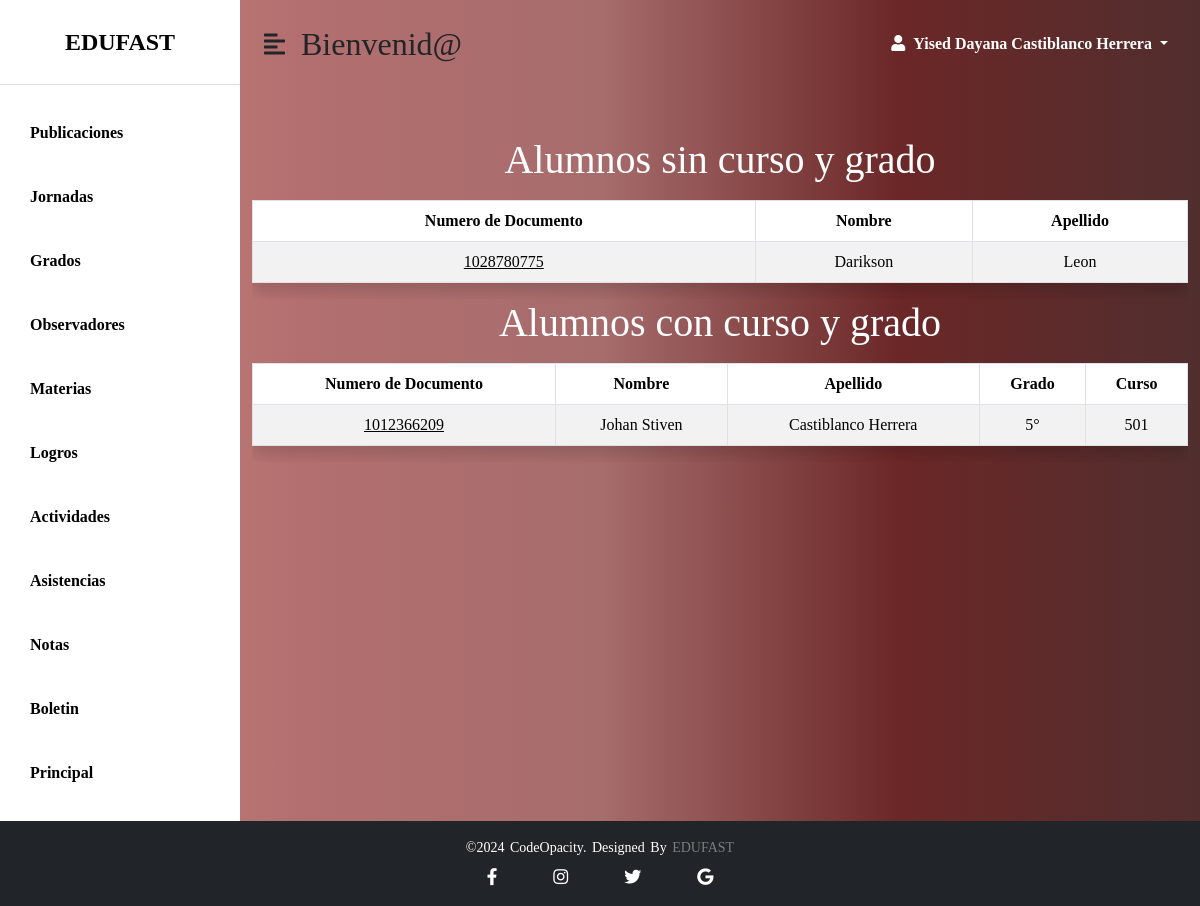
The app's page /cordinador/observador/vistas/alumnos.php (signed in) with its own data.
### tables this page shows
CREATE TABLE `registro` (
  `num_doc` int(11) NOT NULL,
  `tipo_doc` char(15) DEFAULT NULL,
  `foto_perfil` longblob DEFAULT NULL,
  `nombres` char(45) DEFAULT NULL,
  `apellidos` char(45) DEFAULT NULL,
  `celular` char(12) DEFAULT NULL,
  `telefono` char(15) DEFAULT NULL,
  `direccion` char(45) DEFAULT NULL,
  `correo` char(45) DEFAULT NULL,
  `pass` char(200) DEFAULT NULL,
  `rol_id_rol` int(11) NOT NULL,
  `jornada_id_jornada` int(11) NOT NULL
);

CREATE TABLE `estudiante` (
  `id_estudiante` int(11) NOT NULL,
  `sexo` char(10) DEFAULT NULL,
  `fecha_nacimiento` date DEFAULT NULL,
  `Eps` varchar(45) DEFAULT NULL,
  `RH` char(10) DEFAULT NULL,
  `NIvel_educativo` char(45) DEFAULT NULL,
  `grado_cursado` char(15) NOT NULL,
  `Estado` char(25) DEFAULT NULL,
  `registro_num_doc` int(11) NOT NULL,
  `registro_rol_id_rol` int(11) NOT NULL,
  `registro_jornada_id_jornada` int(11) NOT NULL
);

CREATE TABLE `grado` (
  `id_grado` int(11) NOT NULL,
  `nivel_educativo` char(45) DEFAULT NULL,
  `grado` char(10) DEFAULT NULL
);

CREATE TABLE `cursos` (
  `id_cursos` int(11) NOT NULL,
  `curso` char(10) DEFAULT NULL,
  `grado_id_grado` int(11) NOT NULL
);

### cordinador/observador/funciones/consultar.php (called while the page is built, shortened)
<?php
include_once "../configuracion/Conexion.php";
$id_rol = 6;
try {
    $sentencia = $base_de_datos->prepare("
        SELECT registro.*
        FROM registro
        LEFT JOIN matricula ON registro.num_doc = matricula.estudiante_registro_num_doc
        WHERE registro.rol_id_rol = :id_rol AND matricula.estudiante_registro_num_doc IS NULL
    ");
    $sentencia->bindParam(':id_rol', $id_rol, PDO::PARAM_INT);
    $sentencia->execute();
    $registros = $sentencia->fetchAll(PDO::FETCH_OBJ);
    $estudiantes = $base_de_datos->query("SELECT
    registro.*,
    estudiante.*,
    matricula.*,
    grado.grado AS nombre_grado,
    cursos.curso AS nombre_curso
FROM registro
INNER JOIN estudiante ON registro.num_doc = estudiante.registro_num_doc
INNER JOIN matricula ON matricula.estudiante_registro_num_doc = registro.num_doc
INNER JOIN grado ON matricula.grado_id_grado = grado.id_grado
INNER JOIN cursos ON matricula.cursos_id_cursos = cursos.id_cursos;
")->fetchAll(PDO::FETCH_ASSOC);
} catch (PDOException $e) {
    echo "Error de conexión: " . $e->getMessage();
    exit();
}
?>

### cordinador/observador/vistas/alumnos.php (the view, shortened to what this page needs)
<?php
include_once "../funciones/consultar.php";
?>
<!DOCTYPE html>
<html lang="en">
<head>
    <link href="https://cdn.jsdelivr.net/npm/bootstrap@5.0.0-beta3/dist/css/bootstrap.min.css" rel="stylesheet" />
    <link rel="stylesheet" href="https://cdnjs.cloudflare.com/ajax/libs/font-awesome/5.15.3/css/all.min.css" />
    <link rel="stylesheet" href="../../../css/stylscoor.css"/>
    <link rel="stylesheet" href="../css/principal.css"/>
</head>
<body>
    <div class="d-flex" id="wrapper">
        <div class="listado" id="sidebar-wrapper">
            <div class="sidebar-heading text-center py-4 primary-text fs-4 fw-bold text-uppercase border-bottom">EDUFAST</div>
            <div class="list-group list-group-flush my-3">
                <a href="../../publicaciones/vistas/publicaciones_crear.php" class="list-group-item list-group-item-action bg-transparent second-text fw-bold">Publicaciones</a>
                <a href="../../jornadas/vistas/jornadas.php" class="list-group-item list-group-item-action bg-transparent second-text fw-bold">Jornadas</a>
                <a href="../../grados/vistas/grados.php" class="list-group-item list-group-item-action bg-transparent second-text fw-bold">Grados</a>
                <a href="../../observador/vistas/alumnos.php" class="list-group-item list-group-item-action bg-transparent second-text fw-bold">Observadores</a>
                <a href="../../materiaphp/materia.php" class="list-group-item list-group-item-action bg-transparent second-text fw-bold">Materias</a>
                <a href="../../logrophp/logros.php" class="list-group-item list-group-item-action bg-transparent second-text fw-bold">Logros</a>
                <a href="../../actividad/actividad.php" class="list-group-item list-group-item-action bg-transparent second-text fw-bold">Actividades</a>
                <a href="../../asistencia/listados.php" class="list-group-item list-group-item-action bg-transparent second-text fw-bold">Asistencias</a>
                <a href="../../notas/notas.php" class="list-group-item list-group-item-action bg-transparent second-text fw-bold">Notas</a>
                <a href="../../Boletin/view/boletin.html" class="list-group-item list-group-item-action bg-transparent second-text fw-bold">Boletin</a>
                <a href="../../pag_principal.php" class="list-group-item list-group-item-action bg-transparent second-text fw-bold">Principal</a>
            </div>
        </div>
        <div id="page-content-wrapper">
            <nav class="navbar navbar-expand-lg navbar-light bg-transparent py-4 px-4">
                <div class="d-flex align-items-center">
                    <i class="fas fa-align-left fs-4 me-3" id="menu-toggle"></i>
                    <h2 class="fs-2 m-0">Bienvenid@</h2>
                </div>
                <div class="collapse navbar-collapse" id="navbarSupportedContent">
                    <ul class="navbar-nav ms-auto mb-2 mb-lg-0">
                        <li class="nav-item dropdown">
                            <a class="nav-link dropdown-toggle text-white fw-bold" href="#" id="navbarDropdown"
                                role="button" data-bs-toggle="dropdown" aria-expanded="false">
                                <i class="fas fa-user me-2"></i><?php echo $_SESSION['nombres']; ?> <?php echo $_SESSION['apellidos']; ?>
                            </a>
                        </li>
                    </ul>
                </div>
            </nav>
			<div class="container mt-5">
                <div class="row">
                    <div class="col-md-12 text-center">
                        <h1 class="mb-3 text-white">Alumnos sin curso y grado</h1>
                        <div class="table-responsive">
                        <table class="table table-hover rounded shadow table-bordered table-striped">
                        <thead>
                        <tr>
                            <th>Numero de Documento</th>
                            <th>Nombre</th>
                            <th>Apellido</th>
                            </tr>
                        </thead>
                        <tbody>
                            <tr><?php foreach ($registros as $registro) : ?>
                                <td class="text-center"> <a class="text-reset" href="observador.php?num_doc=<?php echo $registro->num_doc; ?>"><?php echo $registro->num_doc; ?></a></td>
                                <td class="text-center"><?php echo $registro->nombres?></td>
                                <td class="text-center"><?php echo $registro->apellidos?></td>
                    </tr>
                    <?php endforeach; ?>
                    </tbody>
                        </table>
                    </div>
                    </div>
                    <div class="col-md-12 text-center">
                        <h1 class="mb-3 text-white">Alumnos con curso y grado</h1>
                        <div class="table-responsive">
                        <table class="table table-hover rounded shadow table-bordered table-striped">
                        <thead>
                        <tr>
                            <th>Numero de Documento</th>
                            <th>Nombre</th>
                            <th>Apellido</th>
                            <th>Grado</th>
                            <th>Curso</th>
                            </tr>
                        </thead>
                        <tbody>
    <?php foreach ($estudiantes as $estudiante) : ?>
        <tr>
            <td class="text-center">
                <a class="text-reset" href="observador.php?num_doc=<?php echo $estudiante['num_doc']; ?>">
                    <?php echo $estudiante['registro_num_doc']; ?>
                </a>
            </td>
            <td class="text-center"><?php echo $estudiante['nombres']; ?></td>
            <td class="text-center"><?php echo $estudiante['apellidos']; ?></td>
            <td class="text-center"><?php echo $estudiante['nombre_grado']; ?></td>
            <td class="text-center"><?php echo $estudiante['nombre_curso']; ?></td>
        </tr>
    <?php endforeach; ?>
</tbody>
                        </table>
                    </div>
                    </div>
        </div>
                </div>
            </div>
            </div>
<footer class="footer-bottom bg-dark text-white text-center py-3 mt-auto">
        <p class="mb-0">©2024 codeOpacity. Designed by <span>EDUFAST</span></p>
        <div class="socials d-flex justify-content-center mt-2">
            <a href="https://www.facebook.com/cedid.sanpablo.3?locale=es_LA" class="text-white mx-2"><i class="fab fa-facebook-f"></i></a>
            <a href="https://www.instagram.com/plumapaulista/" class="text-white mx-2"><i class="fab fa-instagram"></i></a>
            <a href="https://x.com/Cedidsanpablo" class="text-white mx-2"><i class="fab fa-twitter"></i></a>
            <a href="mailto:cedidsanpablobosa7@educacionbogota.edu.co" class="text-white mx-2"><i class="fab fa-google"></i></a>
        </div>
    </footer>
</body>
</html>

### css/stylscoor.css (style rules this page uses)
body { margin: 0; padding: 0; font-family: serif; background-color: #EAF4F4; background-image: linear-gradient( to right, #c7887f, #b36f6f, #693636, #6b2727, #512e2e ); display: flex; flex-direction: column; min-height: 100vh; }
:root { --main-bg-color: #009d63; --main-text-color: #009d63; --second-text-color: #000000; --second-bg-color: #c1efde; --three-bg-color:#a4a4a4; --fourth-bg-color:#545454; }
.listado { background-color: white; }
.primary-text { color: var( --second-text-color); }
.second-text { color: var( --second-text-color); }
#wrapper { overflow-x: hidden; background-image: linear-gradient( to right, #c7887f, #b36f6f, #a76c6c, #6b2727, #512e2e ); }
#sidebar-wrapper { min-height: 100vh; margin-left: -15rem; -webkit-transition: margin 0.25s ease-out; -moz-transition: margin 0.25s ease-out; -o-transition: margin 0.25s ease-out; transition: margin 0.25s ease-out; }
#sidebar-wrapper .sidebar-heading { padding: 0.875rem 1.25rem; font-size: 1.2rem; }
#sidebar-wrapper .list-group { width: 15rem; }
#page-content-wrapper { min-width: 100vw; }
#menu-toggle { cursor: pointer; }
.list-group-item { border: none; padding: 20px 30px; }
.socials { list-style: none; display: flex; align-items: center; justify-content: center; }
.socials a { text-decoration: none; color: #fff; }
.socials a i { font-size: 17px; padding: 0px 20px; transition: color .4s ease; }
.footer-bottom { background: #000; width: 100%; padding: 20px 0; text-align: center; }
.footer-bottom p { font-size: 14px; color: white; word-spacing: 2px; text-transform: capitalize; }
.footer-bottom span { text-transform: uppercase; opacity: .4; font-weight: 200; }
@media (min-width: 768px) { #sidebar-wrapper { margin-left: 0; } }
@media (min-width: 768px) { #page-content-wrapper { min-width: 0; width: 100%; } }

### records on screen
registro: num_doc "1028780775", nombres "Darikson", apellidos "Leon"
registro: estudiante.registro_num_doc "1012366209", nombres "Johan Stiven", apellidos "Castiblanco Herrera", grado.grado "5°", cursos.curso "501"

### other values on screen
$_SESSION['nombres'] "Yised Dayana"
$_SESSION['apellidos'] "Castiblanco Herrera"
